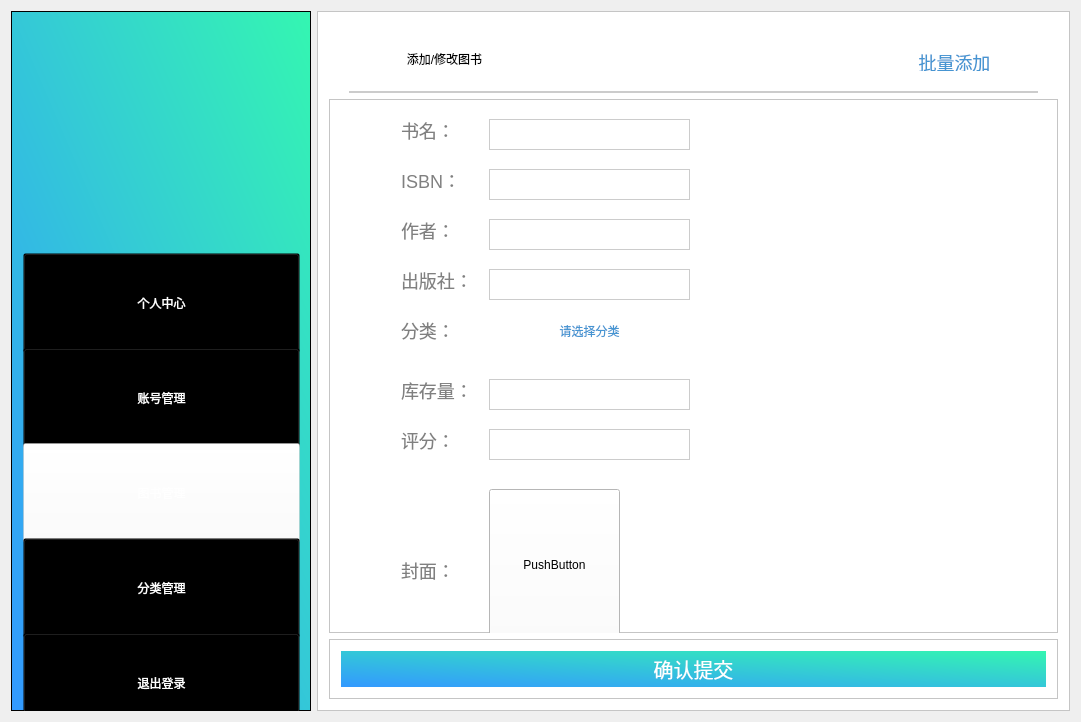
<?xml version="1.0" encoding="UTF-8"?>
<ui version="4.0">
 <class>admin_addbook</class>
 <widget class="QWidget" name="admin_addbook">
  <property name="geometry">
   <rect>
    <x>0</x>
    <y>0</y>
    <width>1081</width>
    <height>722</height>
   </rect>
  </property>
  <property name="windowTitle">
   <string>admin_addbook</string>
  </property>
  <layout class="QHBoxLayout" name="horizontalLayout">
   <item>
    <widget class="QFrame" name="frame">
     <property name="sizePolicy">
      <sizepolicy hsizetype="Fixed" vsizetype="Expanding">
       <horstretch>0</horstretch>
       <verstretch>0</verstretch>
      </sizepolicy>
     </property>
     <property name="minimumSize">
      <size>
       <width>300</width>
       <height>700</height>
      </size>
     </property>
     <property name="styleSheet">
      <string notr="true">
background-color: qlineargradient(spread:pad, x1:0, y1:1, x2:1, y2:0, stop:0 rgba(51, 153, 255,1), stop:1 rgba(52, 246, 177,1));</string>
     </property>
     <property name="frameShape">
      <enum>QFrame::StyledPanel</enum>
     </property>
     <property name="frameShadow">
      <enum>QFrame::Raised</enum>
     </property>
     <widget class="QFrame" name="frame_2">
      <property name="geometry">
       <rect>
        <x>70</x>
        <y>30</y>
        <width>171</width>
        <height>176</height>
       </rect>
      </property>
      <property name="minimumSize">
       <size>
        <width>0</width>
        <height>0</height>
       </size>
      </property>
      <property name="baseSize">
       <size>
        <width>0</width>
        <height>100</height>
       </size>
      </property>
      <property name="styleSheet">
       <string notr="true">image: url(:/Library/images/logo2.png);
background:transparent;</string>
      </property>
      <property name="frameShape">
       <enum>QFrame::StyledPanel</enum>
      </property>
      <property name="frameShadow">
       <enum>QFrame::Raised</enum>
      </property>
     </widget>
     <widget class="QFrame" name="frame_8">
      <property name="geometry">
       <rect>
        <x>0</x>
        <y>230</y>
        <width>301</width>
        <height>491</height>
       </rect>
      </property>
      <property name="styleSheet">
       <string notr="true">background:transparent;</string>
      </property>
      <property name="frameShape">
       <enum>QFrame::StyledPanel</enum>
      </property>
      <property name="frameShadow">
       <enum>QFrame::Raised</enum>
      </property>
      <layout class="QVBoxLayout" name="verticalLayout_6">
       <item>
        <layout class="QVBoxLayout" name="verticalLayout">
         <property name="spacing">
          <number>7</number>
         </property>
         <property name="sizeConstraint">
          <enum>QLayout::SetDefaultConstraint</enum>
         </property>
         <item>
          <widget class="QPushButton" name="btnPersonal">
           <property name="minimumSize">
            <size>
             <width>0</width>
             <height>100</height>
            </size>
           </property>
           <property name="styleSheet">
            <string notr="true">font: 12pt &quot;微软雅黑&quot;;
color:white;
background:transparent;
cursor:pointer;</string>
           </property>
           <property name="text">
            <string>个人中心</string>
           </property>
          </widget>
         </item>
         <item>
          <widget class="QPushButton" name="btnSearchuser">
           <property name="minimumSize">
            <size>
             <width>0</width>
             <height>100</height>
            </size>
           </property>
           <property name="styleSheet">
            <string notr="true">font: 12pt &quot;微软雅黑&quot;;
color:white;
background:transparent;
cursor:pointer;</string>
           </property>
           <property name="text">
            <string>账号管理</string>
           </property>
          </widget>
         </item>
         <item>
          <widget class="QPushButton" name="btnSearchbook">
           <property name="minimumSize">
            <size>
             <width>0</width>
             <height>100</height>
            </size>
           </property>
           <property name="styleSheet">
            <string notr="true">font: 12pt &quot;微软雅黑&quot;;
color:white;
background:transparent;
cursor:pointer;
background-color:rgba(255,255,255,0.4);</string>
           </property>
           <property name="text">
            <string>图书管理</string>
           </property>
          </widget>
         </item>
         <item>
          <widget class="QPushButton" name="btnClassify">
           <property name="minimumSize">
            <size>
             <width>0</width>
             <height>100</height>
            </size>
           </property>
           <property name="styleSheet">
            <string notr="true">font: 12pt &quot;微软雅黑&quot;;
color:white;
background:transparent;
cursor:pointer;</string>
           </property>
           <property name="text">
            <string>分类管理</string>
           </property>
          </widget>
         </item>
         <item>
          <widget class="QPushButton" name="btnLogout">
           <property name="minimumSize">
            <size>
             <width>0</width>
             <height>100</height>
            </size>
           </property>
           <property name="styleSheet">
            <string notr="true">font: 12pt &quot;微软雅黑&quot;;
color:white;
background:transparent;
cursor:pointer;
</string>
           </property>
           <property name="text">
            <string>退出登录</string>
           </property>
          </widget>
         </item>
        </layout>
       </item>
      </layout>
     </widget>
    </widget>
   </item>
   <item>
    <widget class="QFrame" name="frame_3">
     <property name="styleSheet">
      <string notr="true">background:white;</string>
     </property>
     <property name="frameShape">
      <enum>QFrame::StyledPanel</enum>
     </property>
     <property name="frameShadow">
      <enum>QFrame::Raised</enum>
     </property>
     <layout class="QVBoxLayout" name="verticalLayout_2">
      <item>
       <widget class="QFrame" name="frame_4">
        <property name="sizePolicy">
         <sizepolicy hsizetype="Preferred" vsizetype="Maximum">
          <horstretch>0</horstretch>
          <verstretch>0</verstretch>
         </sizepolicy>
        </property>
        <property name="maximumSize">
         <size>
          <width>16777215</width>
          <height>70</height>
         </size>
        </property>
        <property name="styleSheet">
         <string notr="true">border:2px solid #cccccc;
font: 14pt &quot;微软雅黑&quot;;
border-top:0;
border-left:0;
border-right:0;
margin-left:20px;
margin-right:20px;</string>
        </property>
        <property name="frameShape">
         <enum>QFrame::StyledPanel</enum>
        </property>
        <property name="frameShadow">
         <enum>QFrame::Raised</enum>
        </property>
        <widget class="QPushButton" name="pushButton_2">
         <property name="geometry">
          <rect>
           <x>20</x>
           <y>10</y>
           <width>191</width>
           <height>51</height>
          </rect>
         </property>
         <property name="styleSheet">
          <string notr="true">border:none;
</string>
         </property>
         <property name="text">
          <string>添加/修改图书</string>
         </property>
        </widget>
        <widget class="QPushButton" name="btnAddMany">
         <property name="geometry">
          <rect>
           <x>560</x>
           <y>30</y>
           <width>131</width>
           <height>18</height>
          </rect>
         </property>
         <property name="styleSheet">
          <string notr="true">color:#4695d2;
border:none;
font-size:18px;</string>
         </property>
         <property name="text">
          <string>批量添加</string>
         </property>
        </widget>
       </widget>
      </item>
      <item>
       <widget class="QFrame" name="frame_5">
        <property name="frameShape">
         <enum>QFrame::StyledPanel</enum>
        </property>
        <property name="frameShadow">
         <enum>QFrame::Raised</enum>
        </property>
        <widget class="QLineEdit" name="lineEdit">
         <property name="geometry">
          <rect>
           <x>70</x>
           <y>20</y>
           <width>61</width>
           <height>31</height>
          </rect>
         </property>
         <property name="styleSheet">
          <string notr="true">color:#808080;
border:none;
font-size:18px;
font-family:&quot;微软雅黑&quot;;
text-align:left;</string>
         </property>
         <property name="text">
          <string>书名：</string>
         </property>
        </widget>
        <widget class="QLineEdit" name="lineEdit_2">
         <property name="geometry">
          <rect>
           <x>70</x>
           <y>70</y>
           <width>81</width>
           <height>31</height>
          </rect>
         </property>
         <property name="styleSheet">
          <string notr="true">color:#808080;
border:none;
font-size:18px;
font-family:&quot;微软雅黑&quot;;
text-align:left;</string>
         </property>
         <property name="text">
          <string>ISBN：</string>
         </property>
        </widget>
        <widget class="QLineEdit" name="lineEdit_3">
         <property name="geometry">
          <rect>
           <x>70</x>
           <y>120</y>
           <width>81</width>
           <height>31</height>
          </rect>
         </property>
         <property name="styleSheet">
          <string notr="true">color:#808080;
border:none;
font-size:18px;
font-family:&quot;微软雅黑&quot;;
text-align:left;</string>
         </property>
         <property name="text">
          <string>作者：</string>
         </property>
        </widget>
        <widget class="QLineEdit" name="lineEdit_5">
         <property name="geometry">
          <rect>
           <x>70</x>
           <y>220</y>
           <width>61</width>
           <height>31</height>
          </rect>
         </property>
         <property name="styleSheet">
          <string notr="true">color:#808080;
border:none;
font-size:18px;
font-family:&quot;微软雅黑&quot;;
text-align:left;</string>
         </property>
         <property name="text">
          <string>分类：</string>
         </property>
        </widget>
        <widget class="QLineEdit" name="lineEdit_6">
         <property name="geometry">
          <rect>
           <x>70</x>
           <y>460</y>
           <width>61</width>
           <height>31</height>
          </rect>
         </property>
         <property name="styleSheet">
          <string notr="true">color:#808080;
border:none;
font-size:18px;
font-family:&quot;微软雅黑&quot;;
text-align:left;</string>
         </property>
         <property name="text">
          <string>封面：</string>
         </property>
        </widget>
        <widget class="QLineEdit" name="etName">
         <property name="geometry">
          <rect>
           <x>160</x>
           <y>20</y>
           <width>201</width>
           <height>31</height>
          </rect>
         </property>
         <property name="styleSheet">
          <string notr="true">border:1px solid #cccccc;
font-size:18px;
font-family:&quot;微软雅黑&quot;;
text-align:left;</string>
         </property>
         <property name="text">
          <string/>
         </property>
        </widget>
        <widget class="QLineEdit" name="etISBN">
         <property name="geometry">
          <rect>
           <x>160</x>
           <y>70</y>
           <width>201</width>
           <height>31</height>
          </rect>
         </property>
         <property name="styleSheet">
          <string notr="true">color:#808080;
border:1px solid #cccccc;
font-size:18px;
font-family:&quot;微软雅黑&quot;;
text-align:left;</string>
         </property>
        </widget>
        <widget class="QLineEdit" name="etAuthor">
         <property name="geometry">
          <rect>
           <x>160</x>
           <y>120</y>
           <width>201</width>
           <height>31</height>
          </rect>
         </property>
         <property name="styleSheet">
          <string notr="true">color:#808080;
border:1px solid #cccccc;
font-size:18px;
font-family:&quot;微软雅黑&quot;;
text-align:left;</string>
         </property>
        </widget>
        <widget class="QLineEdit" name="lineEdit_4">
         <property name="geometry">
          <rect>
           <x>70</x>
           <y>170</y>
           <width>81</width>
           <height>31</height>
          </rect>
         </property>
         <property name="styleSheet">
          <string notr="true">color:#808080;
border:none;
font-size:18px;
font-family:&quot;微软雅黑&quot;;
text-align:left;</string>
         </property>
         <property name="text">
          <string>出版社：</string>
         </property>
        </widget>
        <widget class="QLineEdit" name="etPublish">
         <property name="geometry">
          <rect>
           <x>160</x>
           <y>170</y>
           <width>201</width>
           <height>31</height>
          </rect>
         </property>
         <property name="styleSheet">
          <string notr="true">color:#808080;
border:1px solid #cccccc;
font-size:18px;
font-family:&quot;微软雅黑&quot;;
text-align:left;</string>
         </property>
        </widget>
        <widget class="QPushButton" name="btnClassifyShow">
         <property name="geometry">
          <rect>
           <x>160</x>
           <y>220</y>
           <width>201</width>
           <height>23</height>
          </rect>
         </property>
         <property name="styleSheet">
          <string notr="true">color:#4695d2;
border:none;
background:white;
text-size:80px;</string>
         </property>
         <property name="text">
          <string>请选择分类</string>
         </property>
        </widget>
        <widget class="QPushButton" name="btnCover">
         <property name="geometry">
          <rect>
           <x>160</x>
           <y>390</y>
           <width>131</width>
           <height>151</height>
          </rect>
         </property>
         <property name="text">
          <string>PushButton</string>
         </property>
        </widget>
        <widget class="QLineEdit" name="lineEdit_10">
         <property name="geometry">
          <rect>
           <x>70</x>
           <y>280</y>
           <width>81</width>
           <height>31</height>
          </rect>
         </property>
         <property name="styleSheet">
          <string notr="true">color:#808080;
border:none;
font-size:18px;
font-family:&quot;微软雅黑&quot;;
text-align:left;</string>
         </property>
         <property name="text">
          <string>库存量：</string>
         </property>
        </widget>
        <widget class="QLineEdit" name="etCount">
         <property name="geometry">
          <rect>
           <x>160</x>
           <y>280</y>
           <width>201</width>
           <height>31</height>
          </rect>
         </property>
         <property name="styleSheet">
          <string notr="true">color:#808080;
border:1px solid #cccccc;
font-size:18px;
font-family:&quot;微软雅黑&quot;;
text-align:left;</string>
         </property>
        </widget>
        <widget class="QLineEdit" name="lineEdit_13">
         <property name="geometry">
          <rect>
           <x>70</x>
           <y>330</y>
           <width>81</width>
           <height>31</height>
          </rect>
         </property>
         <property name="styleSheet">
          <string notr="true">color:#808080;
border:none;
font-size:18px;
font-family:&quot;微软雅黑&quot;;
text-align:left;</string>
         </property>
         <property name="text">
          <string>评分：</string>
         </property>
        </widget>
        <widget class="QLineEdit" name="etScore">
         <property name="geometry">
          <rect>
           <x>160</x>
           <y>330</y>
           <width>201</width>
           <height>31</height>
          </rect>
         </property>
         <property name="styleSheet">
          <string notr="true">color:#808080;
border:1px solid #cccccc;
font-size:18px;
font-family:&quot;微软雅黑&quot;;
text-align:left;</string>
         </property>
         <property name="text">
          <string/>
         </property>
        </widget>
       </widget>
      </item>
      <item>
       <widget class="QFrame" name="frame_6">
        <property name="sizePolicy">
         <sizepolicy hsizetype="Preferred" vsizetype="Maximum">
          <horstretch>0</horstretch>
          <verstretch>0</verstretch>
         </sizepolicy>
        </property>
        <property name="maximumSize">
         <size>
          <width>16777215</width>
          <height>60</height>
         </size>
        </property>
        <property name="frameShape">
         <enum>QFrame::StyledPanel</enum>
        </property>
        <property name="frameShadow">
         <enum>QFrame::Raised</enum>
        </property>
        <layout class="QHBoxLayout" name="horizontalLayout_2">
         <item>
          <widget class="QPushButton" name="btnAdd">
           <property name="sizePolicy">
            <sizepolicy hsizetype="Minimum" vsizetype="Expanding">
             <horstretch>0</horstretch>
             <verstretch>0</verstretch>
            </sizepolicy>
           </property>
           <property name="styleSheet">
            <string notr="true">color:white;
border:none;
font-size:20px;
font-family:&quot;微软雅黑&quot;;
background-color: qlineargradient(spread:pad, x1:0, y1:1, x2:1, y2:0, stop:0 rgba(51, 153, 255,1), stop:1 rgba(52, 246, 177,1));
padding-top:5;
padding-bottom:5;</string>
           </property>
           <property name="text">
            <string>确认提交</string>
           </property>
          </widget>
         </item>
        </layout>
       </widget>
      </item>
     </layout>
    </widget>
   </item>
  </layout>
 </widget>
 <layoutdefault spacing="6" margin="11"/>
 <resources>
  <include location="library.qrc"/>
 </resources>
 <connections/>
</ui>
